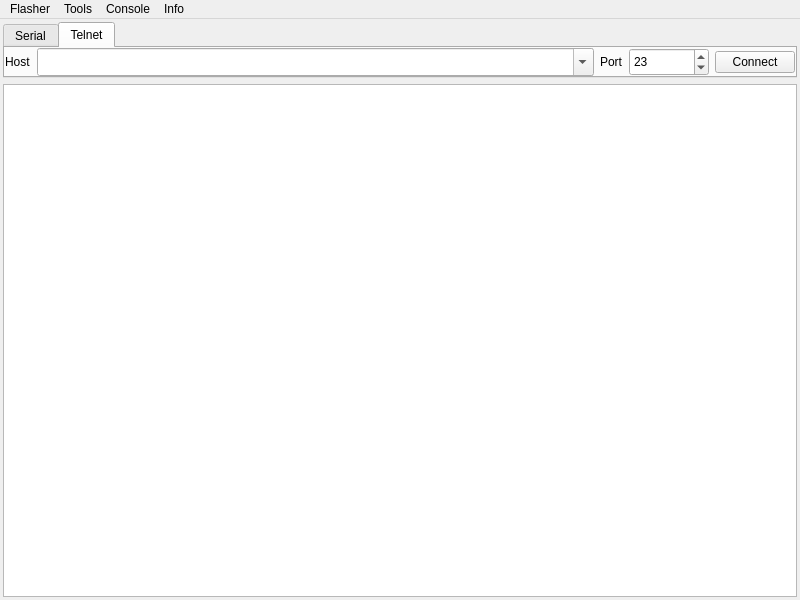
<?xml version="1.0" encoding="UTF-8"?>
<ui version="4.0">
 <class>CamFlasher</class>
 <widget class="QMainWindow" name="CamFlasher">
  <property name="geometry">
   <rect>
    <x>0</x>
    <y>0</y>
    <width>800</width>
    <height>600</height>
   </rect>
  </property>
  <property name="windowTitle">
   <string>CamFlasher</string>
  </property>
  <property name="windowIcon">
   <iconset>
    <normaloff>icons/camflasher.ico</normaloff>icons/camflasher.ico</iconset>
  </property>
  <widget class="QWidget" name="main_layout">
   <layout class="QGridLayout" name="gridLayout_2">
    <property name="leftMargin">
     <number>3</number>
    </property>
    <property name="topMargin">
     <number>3</number>
    </property>
    <property name="rightMargin">
     <number>3</number>
    </property>
    <property name="bottomMargin">
     <number>3</number>
    </property>
    <item row="0" column="0">
     <widget class="QTabWidget" name="tabs_link">
      <property name="sizePolicy">
       <sizepolicy hsizetype="Minimum" vsizetype="Fixed">
        <horstretch>0</horstretch>
        <verstretch>0</verstretch>
       </sizepolicy>
      </property>
      <property name="focusPolicy">
       <enum>Qt::ClickFocus</enum>
      </property>
      <property name="tabPosition">
       <enum>QTabWidget::North</enum>
      </property>
      <property name="tabShape">
       <enum>QTabWidget::Rounded</enum>
      </property>
      <property name="currentIndex">
       <number>1</number>
      </property>
      <property name="usesScrollButtons">
       <bool>false</bool>
      </property>
      <property name="tabBarAutoHide">
       <bool>false</bool>
      </property>
      <widget class="QWidget" name="tab_serial">
       <property name="sizePolicy">
        <sizepolicy hsizetype="Minimum" vsizetype="Minimum">
         <horstretch>0</horstretch>
         <verstretch>0</verstretch>
        </sizepolicy>
       </property>
       <attribute name="title">
        <string>Serial</string>
       </attribute>
       <layout class="QGridLayout" name="gridLayout">
        <property name="leftMargin">
         <number>0</number>
        </property>
        <property name="topMargin">
         <number>0</number>
        </property>
        <property name="rightMargin">
         <number>0</number>
        </property>
        <property name="bottomMargin">
         <number>0</number>
        </property>
        <property name="spacing">
         <number>0</number>
        </property>
        <item row="0" column="0">
         <widget class="QLabel" name="label_serial_port">
          <property name="sizePolicy">
           <sizepolicy hsizetype="Fixed" vsizetype="Fixed">
            <horstretch>0</horstretch>
            <verstretch>0</verstretch>
           </sizepolicy>
          </property>
          <property name="text">
           <string> Port </string>
          </property>
         </widget>
        </item>
        <item row="0" column="1">
         <widget class="QComboBox" name="combo_port">
          <property name="enabled">
           <bool>true</bool>
          </property>
          <property name="minimumSize">
           <size>
            <width>0</width>
            <height>26</height>
           </size>
          </property>
          <property name="focusPolicy">
           <enum>Qt::NoFocus</enum>
          </property>
          <property name="toolTip">
           <string>Select device serial port</string>
          </property>
         </widget>
        </item>
        <item row="0" column="2">
         <widget class="QCheckBox" name="chk_rts_dtr">
          <property name="sizePolicy">
           <sizepolicy hsizetype="Maximum" vsizetype="Fixed">
            <horstretch>0</horstretch>
            <verstretch>0</verstretch>
           </sizepolicy>
          </property>
          <property name="focusPolicy">
           <enum>Qt::NoFocus</enum>
          </property>
          <property name="text">
           <string>RTS/DTR </string>
          </property>
         </widget>
        </item>
       </layout>
      </widget>
      <widget class="QWidget" name="tab_telnet">
       <property name="sizePolicy">
        <sizepolicy hsizetype="Minimum" vsizetype="Fixed">
         <horstretch>0</horstretch>
         <verstretch>0</verstretch>
        </sizepolicy>
       </property>
       <attribute name="title">
        <string>Telnet</string>
       </attribute>
       <layout class="QGridLayout" name="gridLayout_3">
        <property name="leftMargin">
         <number>0</number>
        </property>
        <property name="topMargin">
         <number>0</number>
        </property>
        <property name="rightMargin">
         <number>0</number>
        </property>
        <property name="bottomMargin">
         <number>0</number>
        </property>
        <item row="0" column="0">
         <widget class="QLabel" name="label_telnet_host">
          <property name="sizePolicy">
           <sizepolicy hsizetype="Fixed" vsizetype="MinimumExpanding">
            <horstretch>0</horstretch>
            <verstretch>0</verstretch>
           </sizepolicy>
          </property>
          <property name="text">
           <string>Host</string>
          </property>
         </widget>
        </item>
        <item row="0" column="1">
         <widget class="QComboBox" name="combo_telnet_host">
          <property name="sizePolicy">
           <sizepolicy hsizetype="Minimum" vsizetype="MinimumExpanding">
            <horstretch>0</horstretch>
            <verstretch>0</verstretch>
           </sizepolicy>
          </property>
          <property name="focusPolicy">
           <enum>Qt::NoFocus</enum>
          </property>
          <property name="editable">
           <bool>true</bool>
          </property>
         </widget>
        </item>
        <item row="0" column="2">
         <widget class="QLabel" name="label_telnet_port">
          <property name="sizePolicy">
           <sizepolicy hsizetype="Fixed" vsizetype="MinimumExpanding">
            <horstretch>0</horstretch>
            <verstretch>0</verstretch>
           </sizepolicy>
          </property>
          <property name="minimumSize">
           <size>
            <width>0</width>
            <height>26</height>
           </size>
          </property>
          <property name="text">
           <string>Port</string>
          </property>
         </widget>
        </item>
        <item row="0" column="3">
         <widget class="QSpinBox" name="edit_telnet_port">
          <property name="sizePolicy">
           <sizepolicy hsizetype="Fixed" vsizetype="MinimumExpanding">
            <horstretch>0</horstretch>
            <verstretch>0</verstretch>
           </sizepolicy>
          </property>
          <property name="minimumSize">
           <size>
            <width>80</width>
            <height>0</height>
           </size>
          </property>
          <property name="focusPolicy">
           <enum>Qt::NoFocus</enum>
          </property>
          <property name="minimum">
           <number>10</number>
          </property>
          <property name="maximum">
           <number>65535</number>
          </property>
          <property name="value">
           <number>23</number>
          </property>
         </widget>
        </item>
        <item row="0" column="4">
         <widget class="QPushButton" name="button_telnet_connect">
          <property name="sizePolicy">
           <sizepolicy hsizetype="Fixed" vsizetype="Fixed">
            <horstretch>0</horstretch>
            <verstretch>0</verstretch>
           </sizepolicy>
          </property>
          <property name="focusPolicy">
           <enum>Qt::NoFocus</enum>
          </property>
          <property name="text">
           <string>Connect</string>
          </property>
         </widget>
        </item>
       </layout>
      </widget>
     </widget>
    </item>
    <item row="1" column="0">
     <widget class="QTextBrowser" name="output">
      <property name="enabled">
       <bool>true</bool>
      </property>
      <property name="sizePolicy">
       <sizepolicy hsizetype="Minimum" vsizetype="Minimum">
        <horstretch>0</horstretch>
        <verstretch>0</verstretch>
       </sizepolicy>
      </property>
      <property name="font">
       <font>
        <family>Courier</family>
       </font>
      </property>
      <property name="cursor" stdset="0">
       <cursorShape>ArrowCursor</cursorShape>
      </property>
      <property name="focusPolicy">
       <enum>Qt::ClickFocus</enum>
      </property>
      <property name="frameShape">
       <enum>QFrame::StyledPanel</enum>
      </property>
      <property name="frameShadow">
       <enum>QFrame::Sunken</enum>
      </property>
      <property name="lineWidth">
       <number>0</number>
      </property>
      <property name="verticalScrollBarPolicy">
       <enum>Qt::ScrollBarAlwaysOff</enum>
      </property>
      <property name="horizontalScrollBarPolicy">
       <enum>Qt::ScrollBarAlwaysOff</enum>
      </property>
      <property name="readOnly">
       <bool>false</bool>
      </property>
     </widget>
    </item>
   </layout>
  </widget>
  <widget class="QMenuBar" name="menu_bar">
   <property name="geometry">
    <rect>
     <x>0</x>
     <y>0</y>
     <width>800</width>
     <height>24</height>
    </rect>
   </property>
   <widget class="QMenu" name="menu_flasher">
    <property name="title">
     <string>Flasher</string>
    </property>
    <addaction name="action_flash"/>
   </widget>
   <widget class="QMenu" name="menu_console">
    <property name="title">
     <string>Console</string>
    </property>
    <addaction name="action_copy"/>
    <addaction name="action_paste"/>
    <addaction name="action_pause"/>
    <addaction name="action_resume"/>
    <addaction name="action_option"/>
   </widget>
   <widget class="QMenu" name="menu_info">
    <property name="title">
     <string>Info</string>
    </property>
    <addaction name="action_about"/>
   </widget>
   <widget class="QMenu" name="menu_tools">
    <property name="title">
     <string>Tools</string>
    </property>
    <addaction name="action_inject_shell"/>
    <addaction name="action_inject_server"/>
   </widget>
   <addaction name="menu_flasher"/>
   <addaction name="menu_tools"/>
   <addaction name="menu_console"/>
   <addaction name="menu_info"/>
  </widget>
  <action name="action_flash">
   <property name="text">
    <string>Flash</string>
   </property>
  </action>
  <action name="action_copy">
   <property name="text">
    <string> Copy</string>
   </property>
  </action>
  <action name="action_paste">
   <property name="text">
    <string> Paste</string>
   </property>
  </action>
  <action name="action_pause">
   <property name="text">
    <string> Pause</string>
   </property>
  </action>
  <action name="action_resume">
   <property name="text">
    <string> Resume</string>
   </property>
  </action>
  <action name="action_about">
   <property name="text">
    <string>About</string>
   </property>
  </action>
  <action name="action_font">
   <property name="text">
    <string> Font</string>
   </property>
  </action>
  <action name="action_option">
   <property name="text">
    <string> Option</string>
   </property>
  </action>
  <action name="action_inject_shell">
   <property name="text">
    <string>Inject shell</string>
   </property>
  </action>
  <action name="action_inject_server">
   <property name="text">
    <string>Inject server</string>
   </property>
  </action>
 </widget>
 <resources/>
 <connections/>
</ui>
